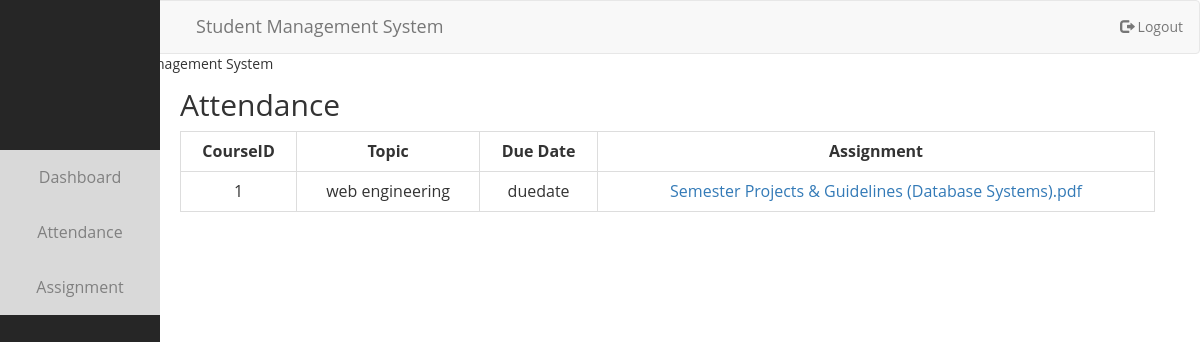
The app's page /sAssi1.php (signed in) with its own data.
### tables this page shows
CREATE TABLE `assignment` (
  `id` int(11) NOT NULL,
  `cid` int(11) NOT NULL,
  `topic` varchar(255) NOT NULL,
  `duedate` varchar(20) NOT NULL,
  `file` varbinary(2048) DEFAULT NULL
);

### sAssi1.php (the view, shortened to what this page needs)
<?php
include("dbconfig.php");
include("header.php");
?>
<!DOCTYPE html>
<html>
<head>
</head>
<body style="background-color: white;">
	<nav class="navbar navbar-default" style="margin-bottom: 0px;width: 100%" id="top">
	  <div class="container-fluid">
	  	<div class="navbar-header" style="margin-left: 180px;">
	      <a class="navbar-brand" href="#">Student Management System</a>
	    </div>
	    <ul class="nav navbar-nav navbar-right list-unstyled">
	    	<li>
	    		<a href="logout.php" class="btn btn-md"><span class="glyphicon glyphicon-log-out"></span> Logout</a>
	    	</li>
	    </ul>
	  </div>
	</nav>
	<marquee style="margin-bottom:-6px;" bgcolor="#f8f8f8" scrollamount="9" height="30"> Welcome to Student Management System</marquee>
<div class="sidenav">
	<div class="dropdown">
	  <button class="dropbtn">Dashboard</button>
	</div>
	<div class="dropdown">
	  <button class="dropbtn">Attendance</button>
	</div>
	<div class="dropdown">
	  <button class="dropbtn">Assignment</button>
	</div>
</div>
	<div id="main" style="margin-left: 180px;">
		<h2>Attendance</h2>
		<div class="table-responsive text-center" style="padding-right: 45px;">
			<table class="table table-hover table-bordered text-center">
			    <th class="text-center">CourseID</th>
			    <th class="text-center">Topic</th>
			    <th class="text-center">Due Date</th>
			    <th class="text-center">Assignment</th>
			    <?php
				$sql_query="SELECT * FROM assignment";
				$result_set=mysqli_query($con, $sql_query);
				if(mysqli_num_rows($result_set)>0)
				{
			        while($row=mysqli_fetch_row($result_set))
					{
					?>
			            <tr>
			            <td><?php echo $row[1]; ?></td>
			            <td><?php echo $row[2]; ?></td>
			            <td><?php echo $row[3]; ?></td>
			            <td><a><?php echo $row[4]; ?></a></td>
			            </tr>
			        <?php
					}
				}
				else
				{
					?>
			        <tr>
			        <td colspan="4">No Data Found !</td>
			        </tr>
			        <?php
				}
				?>
		    </table>
		</div>
	</div>
</body>
</html>

### style.css (style rules this page uses)
body { margin: 0px; font-family: "Open Sans", Helvetica, Arial, sans-serif; background-repeat: no-repeat; background-size: 100% 1080px; -webkit-background-size: cover; -moz-background-size: cover; background-size: cover; -o-background-size: cover; }
.dropbtn { width: 160px; background-color: #d9d9d9; color: gray; padding: 16px; font-size: 16px; border: none; cursor: pointer; }
.dropdown { position: relative; display: inline-block; }
.sidenav { height: 100%; width: 160px; position: fixed; z-index: 1; top: 0; left: 0; bottom: 0; background-color: #262626; overflow-x: hidden; padding-top: 150px; }

### records on screen
assignment: cid "1", topic "web engineering", duedate "duedate", file "Semester Projects & Guidelines (Database Systems).pdf"
